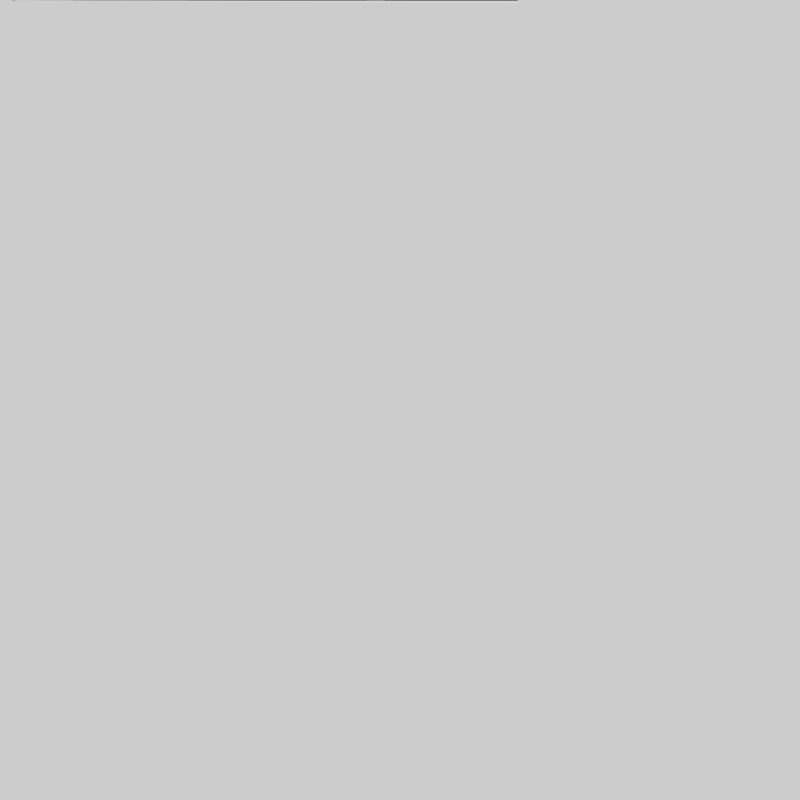
Frame 1 (no input)
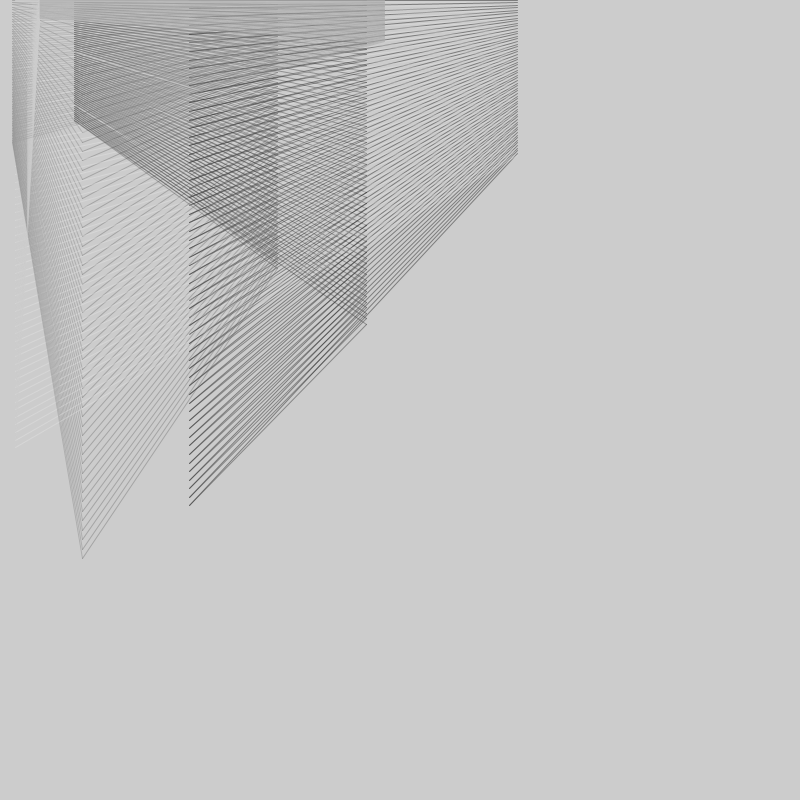
Frame 60 (the mouse pressed at the canvas centre just before this capture)
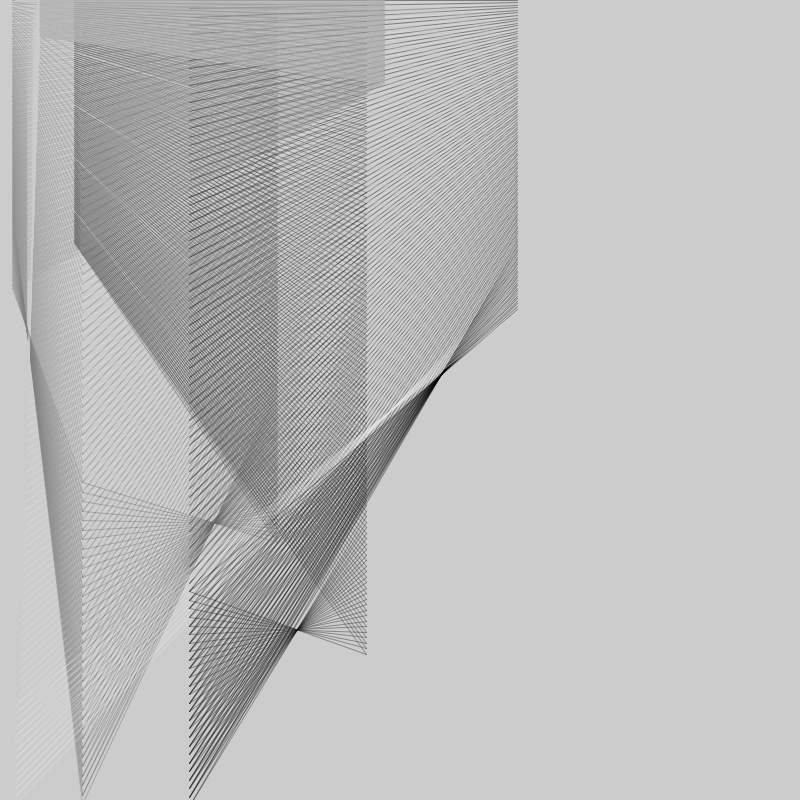
Frame 120 (the mouse held since frame 60 and released just before this capture)

The Processing sketch that drew these frames (run headless with seeded random() and noise(); from frame 60 on, the mouse is pressed at the canvas centre):

// Processing sketch: s044_array_of_bouncing_lines
// ── s044_array_of_bouncing_lines.pde
// This is the same program as 42
// (bouncing circles), but instead of 
// drawing circles we draw lines connecting
// the circle positions.

float[] x, y, dy, sz;

void setup() {
  size(800, 800);
  x = new float[10];
  y = new float[10];
  dy = new float[10];
  sz = new float[10];
  for (int i=0; i<10; i++) {
    x[i] = random(width);
    y[i] = 0;
    dy[i] = random(10);
    sz[i] = random(5, 30);
  }
}
void draw() {
  //background(255);
  for (int i=0; i<10; i++) {
    //ellipse(x[i], y[i], sz[i], sz[i]);

    stroke(map(i, 0, 10, 0, 255), 100);

    // To draw a line we need two indices:
    // the current point (i) and the next
    // point (i+1).
    int nexti = i + 1;
    // nexti could be 10 here, but our arrays
    // only contain elements 0 to 9. 10 would
    // give an error (try removing the next "if"
    // to see that error).
    // The next if changes nexti, so when i is 9,
    // nexti is 0 (instead of 10).
    if (nexti == 10) {
      nexti = 0;
    }
    line(x[i], y[i], x[nexti], y[nexti]);
   
    y[i] = y[i] + dy[i];

    // A. if at bottom, teleport to top
    //if (y[i] > height) {
    //  y[i] = 0;
    //}

    // B. if at bottom or top, change direction
    if (y[i] > height || y[i] < 0) {
      dy[i] = -dy[i];
    }
  }
}
